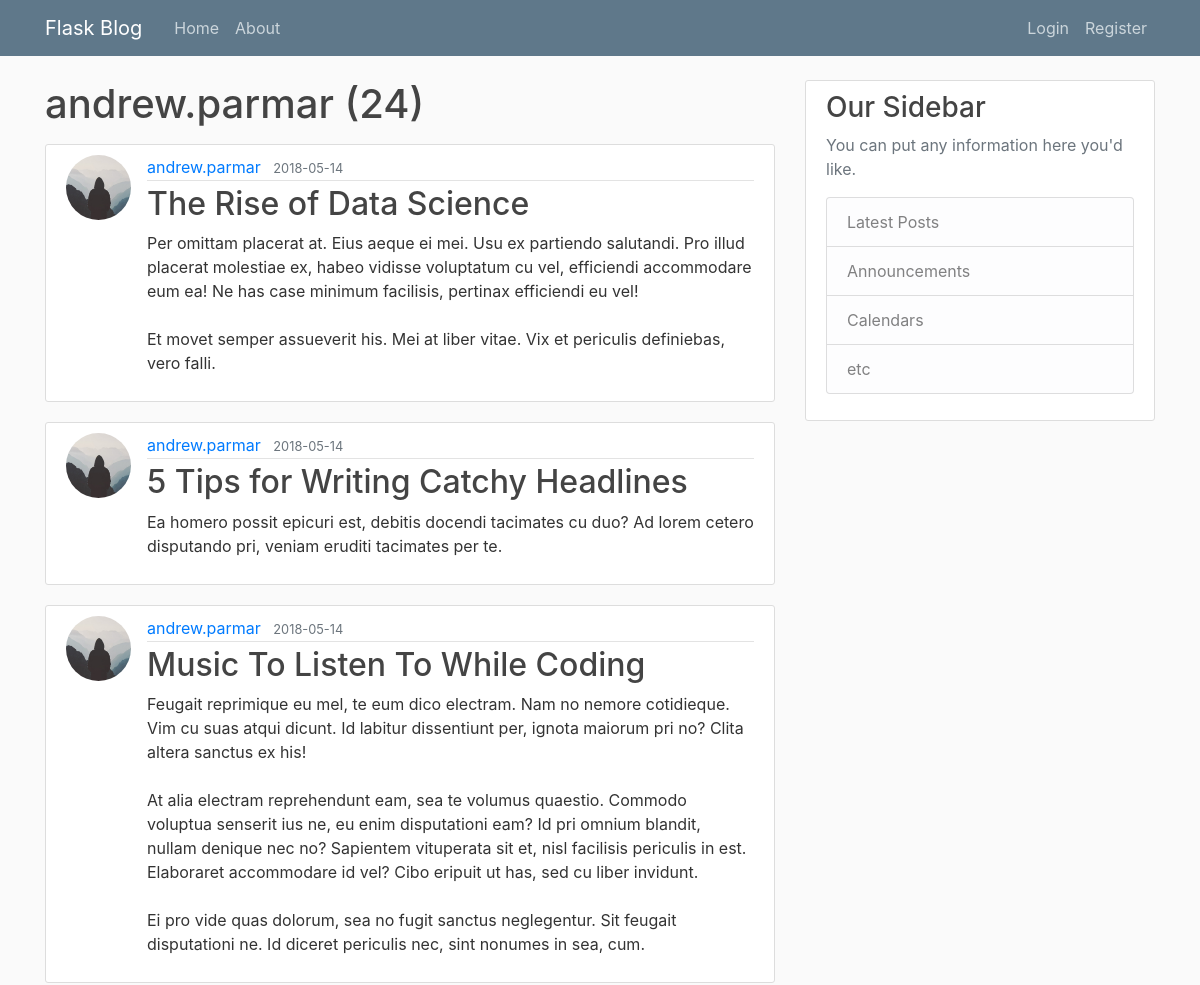
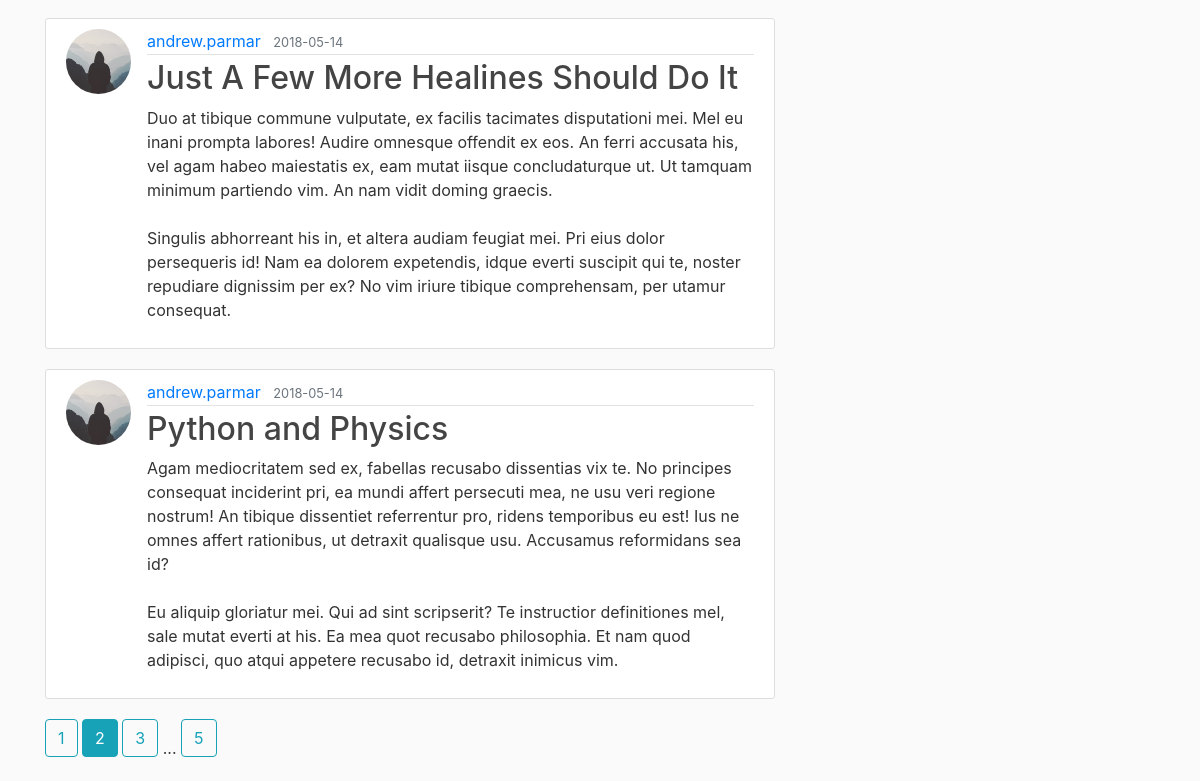
The app's page /user/andrew.parmar?page=2 with its own data (2 pictures, top to bottom).
### flaskblog/models.py (models this page shows, shortened)
class User(db.Model, UserMixin):
	id = db.Column(db.Integer, primary_key=True)
	username = db.Column(db.String(20), unique=True, nullable=False)
	email = db.Column(db.String(120), unique=True, nullable=False)
	image_file = db.Column(db.String(20), nullable=False, default='default.jpg')
	password = db.Column(db.String(60), nullable=False)
	posts = db.relationship('Post', backref='author', lazy=True)

class Post(db.Model):
	id = db.Column(db.Integer, primary_key=True)
	title = db.Column(db.String(100), nullable=False)
	date_posted = db.Column(db.DateTime, nullable=False, default=datetime.utcnow)
	content = db.Column(db.Text, nullable=False)
	user_id = db.Column(db.Integer, db.ForeignKey('user.id'), nullable=False)

### flaskblog/users/routes.py (the view)
@users.route('/user/<string:username>')
def user_post(username):
	page = request.args.get('page', 1, type=int)
	user = User.query.filter_by(username=username).first_or_404()
	posts = Post.query.filter_by(author=user)\
			.order_by(Post.date_posted.desc())\
			.paginate(page=page, per_page=5)
	return render_template('user_posts.html', posts=posts, user=user)

### flaskblog/templates/user_posts.html
{% extends "layout.html" %}
{% block content %}
	<h1 class="mb-3">{{ user.username }} ({{ posts.total }})</h1>
	{% for post in posts.items %}
		<article class="media content-section">
		  <img class="rounded-circle article-img" src="{{ url_for('static', filename='profile_pics/{}'.format(post.author.image_file)) }}">
		  <div class="media-body">
		    <div class="article-metadata">
		      <a class="mr-2" href="{{ url_for('users.user_post', username=post.author.username) }}">{{ post.author.username }}</a>
		      <small class="text-muted">{{ post.date_posted.strftime('%Y-%m-%d') }}</small>
		    </div>
		    <h2><a class="article-title" href="{{ url_for('posts.post', post_id=post.id) }}">{{ post.title }}</a></h2>
		    <p class="article-content">{{ post.content }}</p>
		  </div>
		</article>
	{% endfor %}
	{% for page_num in posts.iter_pages(left_edge=1, right_edge=1, left_current=1, right_current=2) %}
		{% if page_num %}
			{% if posts.page == page_num %}
				<a class="btn btn-info mb-4" href="{{ url_for('users.user_post', username=user.username, page=page_num) }}">{{ page_num }}</a>
			{% else %}
				<a class="btn btn-outline-info mb-4" href="{{ url_for('users.user_post', username=user.username,  page=page_num) }}">{{ page_num }}</a>
			{% endif %}
		{% else %}
			...
		{% endif %}
	{% endfor %}
{% endblock content %}

### flaskblog/static/main.css (style rules this page uses)
body { background: #fafafa; color: #333333; margin-top: 5rem; }
h1, h2, h3, h4, h5, h6 { color: #444444; }
.content-section { background: #ffffff; padding: 10px 20px; border: 1px solid #dddddd; border-radius: 3px; margin-bottom: 20px; }
.article-title { color: #444444; }
.article-content { white-space: pre-line; }
.article-img { height: 65px; width: 65px; margin-right: 16px; }
.article-metadata { padding-bottom: 1px; margin-bottom: 4px; border-bottom: 1px solid #e3e3e3 }

### records on screen
User: username "andrew.parmar"
Post: image_file (placeholder picture), author.username "andrew.parmar", date_posted "2018-05-14", title "The Rise of Data Science", content "Per omittam placerat at. Eius aeque ei mei. Usu ex partiendo salutandi. Pro illud placerat molestiae ex, habeo vidisse voluptatum cu vel, efficiendi accommodare eum ea! Ne has case minimum facilisis, pertinax efficiendi eu vel! Et movet semper assueverit his. Mei at liber vitae. Vix et periculis definiebas, vero falli."
Post: image_file (placeholder picture), author.username "andrew.parmar", date_posted "2018-05-14", title "5 Tips for Writing Catchy Headlines", content "Ea homero possit epicuri est, debitis docendi tacimates cu duo? Ad lorem cetero disputando pri, veniam eruditi tacimates per te."
Post: image_file (placeholder picture), author.username "andrew.parmar", date_posted "2018-05-14", title "Music To Listen To While Coding", content "Feugait reprimique eu mel, te eum dico electram. Nam no nemore cotidieque. Vim cu suas atqui dicunt. Id labitur dissentiunt per, ignota maiorum pri no? Clita altera sanctus ex his! At alia electram reprehendunt eam, sea te volumus quaestio. Commodo voluptua senserit ius ne, eu enim disputationi eam? Id pri omnium blandit, nullam denique nec no? Sapientem vituperata sit et, nisl facilisis periculis in est. Elaboraret accommodare id vel? Cibo eripuit ut has, sed cu liber invidunt. Ei pro vide quas dolorum, sea no fugit sanctus neglegentur. Sit feugait disputationi ne. Id diceret periculis nec, sint nonumes in sea, cum."
Post: image_file (placeholder picture), author.username "andrew.parmar", date_posted "2018-05-14", title "Just A Few More Healines Should Do It", content "Duo at tibique commune vulputate, ex facilis tacimates disputationi mei. Mel eu inani prompta labores! Audire omnesque offendit ex eos. An ferri accusata his, vel agam habeo maiestatis ex, eam mutat iisque concludaturque ut. Ut tamquam minimum partiendo vim. An nam vidit doming graecis. Singulis abhorreant his in, et altera audiam feugiat mei. Pri eius dolor persequeris id! Nam ea dolorem expetendis, idque everti suscipit qui te, noster repudiare dignissim per ex? No vim iriure tibique comprehensam, per utamur consequat."
Post: image_file (placeholder picture), author.username "andrew.parmar", date_posted "2018-05-14", title "Python and Physics", content "Agam mediocritatem sed ex, fabellas recusabo dissentias vix te. No principes consequat inciderint pri, ea mundi affert persecuti mea, ne usu veri regione nostrum! An tibique dissentiet referrentur pro, ridens temporibus eu est! Ius ne omnes affert rationibus, ut detraxit qualisque usu. Accusamus reformidans sea id? Eu aliquip gloriatur mei. Qui ad sint scripserit? Te instructior definitiones mel, sale mutat everti at his. Ea mea quot recusabo philosophia. Et nam quod adipisci, quo atqui appetere recusabo id, detraxit inimicus vim."

### other values on screen
{{ posts.total }} "24"
{{ page_num }} "1" "3" "5"
{{ page_num }} "2"
